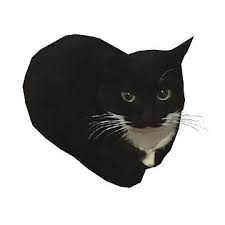
#> input picture in/maxwell.jpg, 225 x 225 px; its folder holds only this picture in this run
$ python main.py
#> lines starting #> are read from the running program, lines starting #| are printed output that depends on the picture
import cv2
import numpy as np
import os

pic_names = ['maxwell', 'monalisa', 'colorful']

curdir = os.getcwd()

for pic in pic_names:
    image = cv2.imread('in/' + pic + '.jpg')
#> image is the input picture: shape (225, 225, 3); mean B, G, R 175.2, 176.4, 176.9

    kernel = np.array([[0, 0, 0, 1, 0, 0, 0],
                       [0, 0, 0, -2, 0, 0, 0],
                       [0, 0, 0, 2, 0, 0, 0],
                       [1, -2, 2, -3, 2, -2, 1],
                       [0, 0, 0, 2, 0, 0, 0],
                       [0, 0, 0, -2, 0, 0, 0],
                       [0, 0, 0, 1, 0, 0, 0]])

    img_filtered = cv2.filter2D(src = image, ddepth = -1, kernel = kernel)
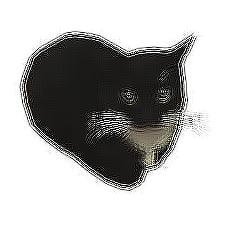
#> img_filtered: shape (225, 225, 3); mean B, G, R 175.5, 176.6, 177
#> (the run stopped early here; a loop or call above may not have finished)
